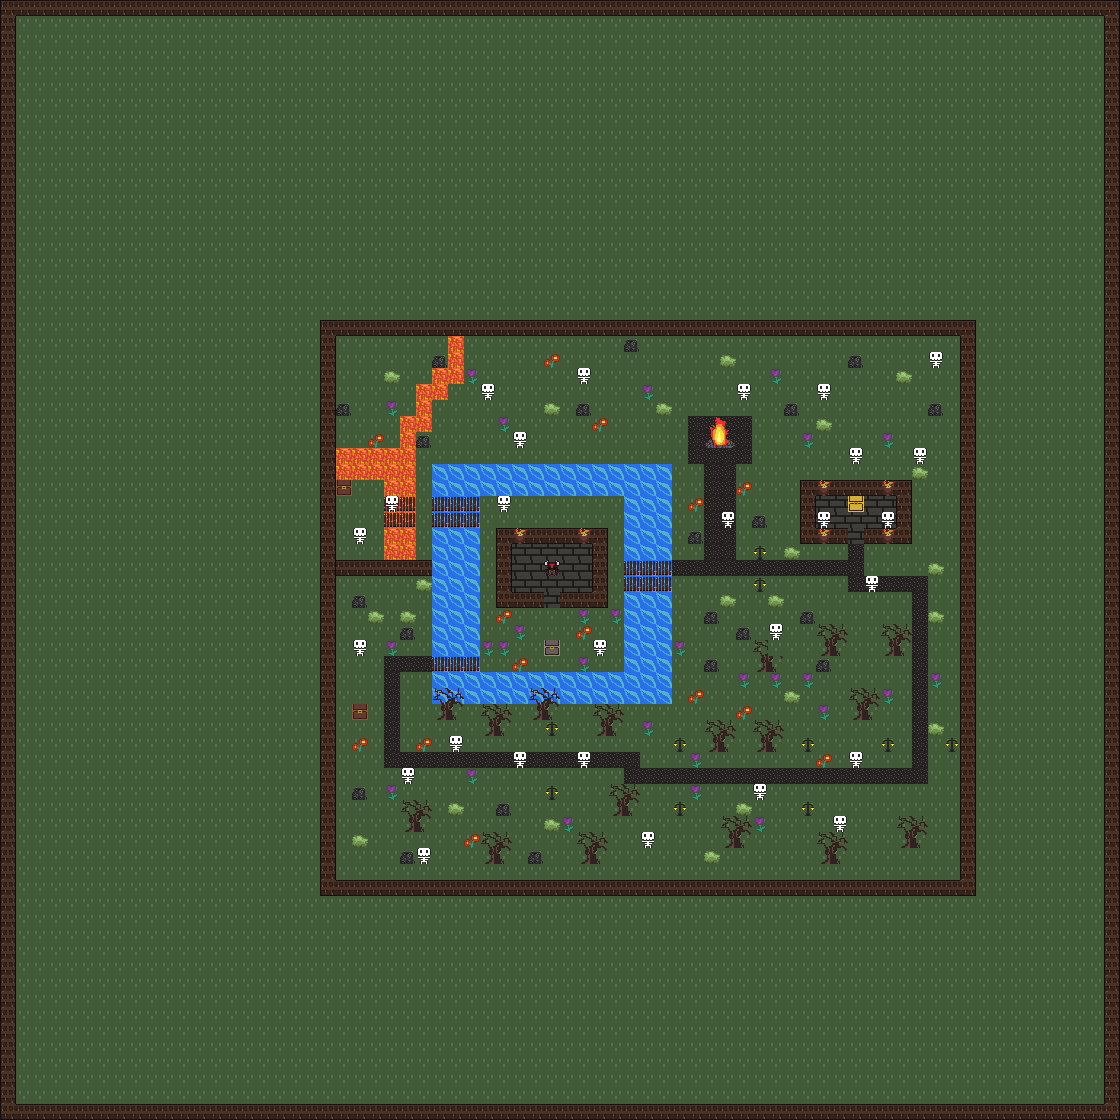

Tiled map render using the project's own tile images. Description and the map definition, with tile-layer contents summarised, below:
An orthogonal 70x70 tile map with 16x16 px tiles, 18 tile layers (ground, water, walls, lava, ...).

<map version="1.10" tiledversion="1.11.0" orientation="orthogonal" renderorder="right-down" width="70" height="70" tilewidth="16" tileheight="16" infinite="0" nextlayerid="27" nextobjectid="1">
 <tileset firstgid="1" source="tileset.tsx" />
 <layer id="1" name="ground" width="70" height="70" opacity="0.98">
  <data>[4900 cells, 4900 non-empty, 3 distinct tile ids]</data>
 </layer>
 <layer id="7" name="water" width="70" height="70">
  <data>[4900 cells, 126 non-empty, 1 distinct tile ids]</data>
 </layer>
 <layer id="3" name="walls" width="70" height="70">
  <data>[4900 cells, 468 non-empty, 6 distinct tile ids]</data>
 </layer>
 <layer id="26" name="lava" width="70" height="70">
  <data>[4900 cells, 30 non-empty, 1 distinct tile ids]</data>
 </layer>
 <layer id="11" name="bridge" width="70" height="70">
  <data>[4900 cells, 19 non-empty, 1 distinct tile ids]</data>
 </layer>
 <layer id="25" name="bronze_chest" width="70" height="70">
  <data>[4900 cells, 2 non-empty, 1 distinct tile ids]</data>
 </layer>
 <layer id="5" name="silver_chest" width="70" height="70">
  <data>[4900 cells, 1 non-empty, 1 distinct tile ids]</data>
 </layer>
 <layer id="22" name="gold_chest" width="70" height="70">
  <data>[4900 cells, 1 non-empty, 1 distinct tile ids]</data>
 </layer>
 <layer id="18" name="torch" width="70" height="70">
  <data>[4900 cells, 6 non-empty, 1 distinct tile ids]</data>
 </layer>
 <layer id="17" name="light" width="70" height="70">
  <data>[4900 cells, 10 non-empty, 1 distinct tile ids]</data>
 </layer>
 <layer id="9" name="bush" width="70" height="70">
  <data>[4900 cells, 22 non-empty, 1 distinct tile ids]</data>
 </layer>
 <layer id="10" name="rock" width="70" height="70">
  <data>[4900 cells, 21 non-empty, 1 distinct tile ids]</data>
 </layer>
 <layer id="15" name="red_flower" width="70" height="70">
  <data>[4900 cells, 14 non-empty, 1 distinct tile ids]</data>
 </layer>
 <layer id="16" name="purple_flower" width="70" height="70">
  <data>[4900 cells, 29 non-empty, 1 distinct tile ids]</data>
 </layer>
 <layer id="14" name="tree" width="70" height="70">
  <data>[4900 cells, 67 non-empty, 4 distinct tile ids]</data>
 </layer>
 <layer id="13" name="bonfire" width="70" height="70">
  <data>[4900 cells, 4 non-empty, 4 distinct tile ids]</data>
 </layer>
 <layer id="2" name="player" width="70" height="70">
  <data>[4900 cells, 1 non-empty, 1 distinct tile ids]</data>
 </layer>
 <layer id="12" name="skeleton" width="70" height="70">
  <data>[4900 cells, 27 non-empty, 1 distinct tile ids]</data>
 </layer>
</map>
